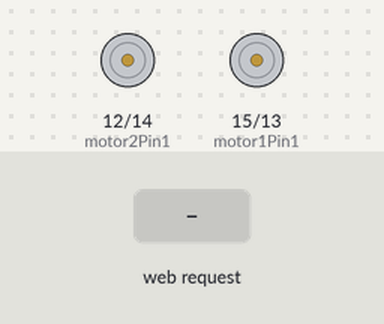
This sketch was run on a simulated ESP32. Shown: motor-driver pin pairs drawn as motors (green arrow = first pin HIGH = forward, orange = second pin HIGH = backward, longer = more drive). The test bench sets the inputs (shaded band). WiFi joins after 1.5 s; servers stay silent unless stated; what the sketch prints to the serial monitor is not drawn.

Above: at 2.7 s.
2.8 s: HTTP request GET /forward received
At 3.5 s:
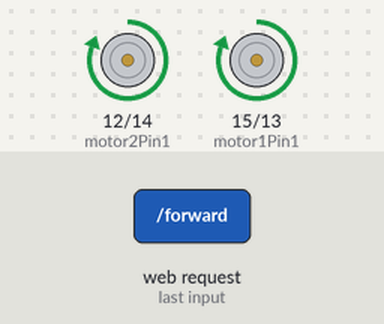
4.3 s: HTTP request GET /back received
At 4.7 s:
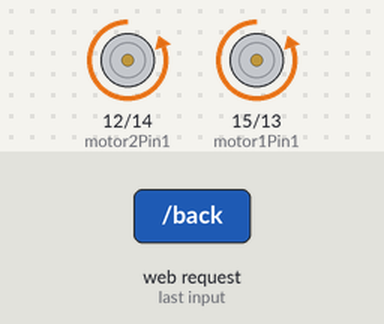
5.8 s: HTTP request GET /right received
At 7.0 s:
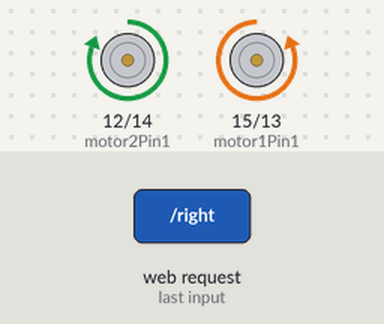
7.3 s: HTTP request GET /left received
At 8.1 s:
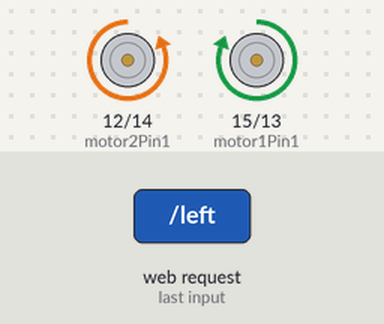
Timing chart, 0 to 9.8 s (numbered marks = the images above; inputs shaded):
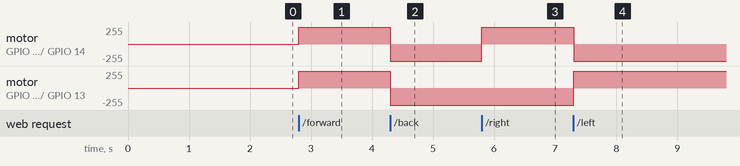

Measured:
- after the input at 2.8 s, motor on GPIO 12 (motor2Pin1) / GPIO 14 (motor2Pin2), motor on GPIO 15 (motor1Pin1) / GPIO 13 (motor1Pin2): stopped → forward 255/255 at once
- after the input at 4.3 s, motor on GPIO 12 (motor2Pin1) / GPIO 14 (motor2Pin2), motor on GPIO 15 (motor1Pin1) / GPIO 13 (motor1Pin2): forward 255/255 → backward 255/255 at once
- after the input at 5.8 s, motor on GPIO 12 (motor2Pin1) / GPIO 14 (motor2Pin2): backward 255/255 → forward 255/255 at once
- after the input at 7.3 s, motor on GPIO 12 (motor2Pin1) / GPIO 14 (motor2Pin2): forward 255/255 → backward 255/255 at once; motor on GPIO 15 (motor1Pin1) / GPIO 13 (motor1Pin2): backward 255/255 → forward 255/255 at once

The sketch:

esp32_motor_web.ino
```cpp
/*******************************************************************
    A sketch for controlling a robot with using a web page
    hosted on a ESP32
    based on: https://github.com/witnessmenow/simple-wifi-controlled-rc-car
********************************************************************/

// Load Wi-Fi library
#include <WiFi.h>
#include <WebServer.h>

// Replace with your network credentials
const char* ssid = "xxxxxxxx";
const char* password = "yyyyyyyy";

// Motor A
int motor1Pin1 = 15;
int motor1Pin2 = 13;

// Motor B
int motor2Pin1 = 12;
int motor2Pin2 = 14;

// Setting PWM properties
const int freq = 30000;
const int pwmChannel1 = 0;
const int pwmChannel2 = 1;
const int resolution = 8;
int dutyCycle = 200;

// Set web server port number to 80
WebServer server(80);

const char *webpage =
#include "motorPage.h"
;

void handleRoot() {

  server.send(200, "text/html", webpage);
}

void handleNotFound(){
  String message = "File Not Found\n\n";
  message += "URI: ";
  message += server.uri();
  message += "\nMethod: ";
  message += (server.method() == HTTP_GET)?"GET":"POST";
  message += "\nArguments: ";
  message += server.args();
  message += "\n";
  for (uint8_t i=0; i<server.args(); i++){
    message += " " + server.argName(i) + ": " + server.arg(i) + "\n";
  }
  server.send(404, "text/plain", message);
}

void setup(void){

  Serial.begin(115200);

  // sets the pins as outputs:
  pinMode(motor1Pin1, OUTPUT);
  pinMode(motor1Pin2, OUTPUT);

  pinMode(motor2Pin1, OUTPUT);
  pinMode(motor2Pin2, OUTPUT);

  // configure LED PWM functionalitites
  ledcSetup(pwmChannel1, freq, resolution);

  ledcSetup(pwmChannel2, freq, resolution);

  // attach the channel to the GPIO to be controlled
  //ledcAttachPin(motor1Pin1, pwmChannel1);

  //ledcAttachPin(motor2Pin1, pwmChannel2);

 // Connect to Wi-Fi network with SSID and password
  Serial.print("Connecting to ");
  Serial.println(ssid);
  WiFi.begin(ssid, password);
  while (WiFi.status() != WL_CONNECTED) {
    delay(500);
    Serial.print(".");
  }
  // Print local IP address and start web server
  Serial.println("");
  Serial.println("WiFi connected.");
  Serial.println("IP address: ");
  Serial.println(WiFi.localIP());
  server.begin();

  server.on("/", handleRoot);

  server.on("/forward", [](){
    Serial.println("forward");

    digitalWrite(motor1Pin1, HIGH);
    digitalWrite(motor1Pin2, LOW);

    digitalWrite(motor2Pin1, HIGH);
    digitalWrite(motor2Pin2, LOW);

    server.send(200, "text/plain", "forward");
  });

  server.on("/driveStop", [](){
    Serial.println("driveStop");

    digitalWrite(motor1Pin1, LOW);
    digitalWrite(motor1Pin2, LOW);

    digitalWrite(motor2Pin1, LOW);
    digitalWrite(motor2Pin2, LOW);

    server.send(200, "text/plain", "driveStop");
  });

  server.on("/back", [](){
    Serial.println("back");

    digitalWrite(motor1Pin1, LOW);
    digitalWrite(motor1Pin2, HIGH);

    digitalWrite(motor2Pin1, LOW);
    digitalWrite(motor2Pin2, HIGH);

    server.send(200, "text/plain", "back");
  });

  server.on("/right", [](){
    Serial.println("right");

    digitalWrite(motor1Pin1, LOW);
    digitalWrite(motor1Pin2, HIGH);

    digitalWrite(motor2Pin1, HIGH);
    digitalWrite(motor2Pin2, LOW);

    server.send(200, "text/plain", "right");
  });

  server.on("/left", [](){
    Serial.println("left");

    digitalWrite(motor1Pin1, HIGH);
    digitalWrite(motor1Pin2, LOW);

    digitalWrite(motor2Pin1, LOW);
    digitalWrite(motor2Pin2, HIGH);

    server.send(200, "text/plain", "left");
  });

  server.on("/steerStop", [](){
    Serial.println("steerStop");

    digitalWrite(motor1Pin1, LOW);
    digitalWrite(motor1Pin2, LOW);

    digitalWrite(motor2Pin1, LOW);
    digitalWrite(motor2Pin2, LOW);

    server.send(200, "text/plain", "steerStop");
  });

  server.onNotFound(handleNotFound);

  server.begin();

  Serial.println("HTTP Server Started");

}

void loop(void){
  server.handleClient();
}
```

motorPage.h
```cpp
R"(
<!DOCTYPE html>
<html>
  <head>
    <meta charset="utf-8">
    <meta http-equiv="X-UA-Compatible" content="IE=edge">
    <meta name="viewport" content="width=device-width, initial-scale=1.0, maximum-scale=1.0, user-scalable=no" />
    <link rel="stylesheet" href="https://maxcdn.bootstrapcdn.com/bootstrap/3.3.7/css/bootstrap.min.css">
  </head>
  <body>
    <div class="container-fluid">
      <div class="col-xs-12"  style="height: 100vh">
        <div class="row" style="height: 33.33%; padding-top: 1em; padding-bottom:1em">
          <div class="col-xs-8" ></div>
          <div class="col-xs-4" style="text-align: center; height: 100%">
            <button id="drive" type="button" class="btn btn-default" style="height: 100%; width: 100%" onmousedown='makeAjaxCall("forward")' onmouseup='makeAjaxCall("driveStop")' ontouchstart='makeAjaxCall("forward")' ontouchend='makeAjaxCall("driveStop")'>Drive</button>
          </div>
        </div>
        <div class="row" style="height: 33.33%; padding-bottom:1em">
          <div class="col-xs-4" style="height: 100%; text-align: center">
            <button id="left" type="button" class="btn btn-default" style="height: 100%; width: 100%" onmousedown='makeAjaxCall("left")' onmouseup='makeAjaxCall("steerStop")' ontouchstart='makeAjaxCall("left")' ontouchend='makeAjaxCall("steerStop")'>Left</button>
          </div>
          <div class="col-xs-4" style="height: 100%; text-align: center">
            <button id="right" type="button" class="btn btn-default" style="height: 100%; width: 100%" onmousedown='makeAjaxCall("right")' onmouseup='makeAjaxCall("steerStop")' ontouchstart='makeAjaxCall("right")' ontouchend='makeAjaxCall("steerStop")'>Right</button>
          </div>
          <div class="col-xs-4" ></div>
        </div>
        <div class="row" style="height: 33.33%; padding-bottom:1em">
          <div class="col-xs-8" ></div>
          <div class="col-xs-4" style="height: 100%; text-align: center">
            <button id="back" type="button" class="btn btn-default" style="height: 100%; width: 100%" onmousedown='makeAjaxCall("back")' onmouseup='makeAjaxCall("driveStop")' ontouchstart='makeAjaxCall("back")' ontouchend='makeAjaxCall("driveStop")'>Back</button>
          </div>
        </div>
      </div>
    </div>
    <script src="https://ajax.googleapis.com/ajax/libs/jquery/1.12.4/jquery.min.js"></script>
    <script src="https://maxcdn.bootstrapcdn.com/bootstrap/3.3.7/js/bootstrap.min.js"></script>
    <script> function makeAjaxCall(url){$.ajax({"url": url})}</script>
    <!--<script>
       document.addEventListener('keydown', function(event) {
          if(event.keyCode == 37) {
              //Left Arrow
              makeAjaxCall("left");
          }
          else if(event.keyCode == 39) {
              //Right Arrow
              makeAjaxCall("right");
          } else if(event.keyCode == 38) {
              //Up Arrow
              makeAjaxCall("forward");
          } else if(event.keyCode == 40) {
              //Down Arrow
              makeAjaxCall("back");
          }
      });

      document.addEventListener('keyup', function(event) {
          if(event.keyCode == 37 ||event.keyCode == 39 ) {
              //Left or Right Arrow
              makeAjaxCall("steerStop");
          }
          else if(event.keyCode == 38 ||event.keyCode == 40 ) {
              //Up or Down Arrow
              makeAjaxCall("driveStop");
          }
      });
    </script>-->
  </body>
</html>

)"
```
